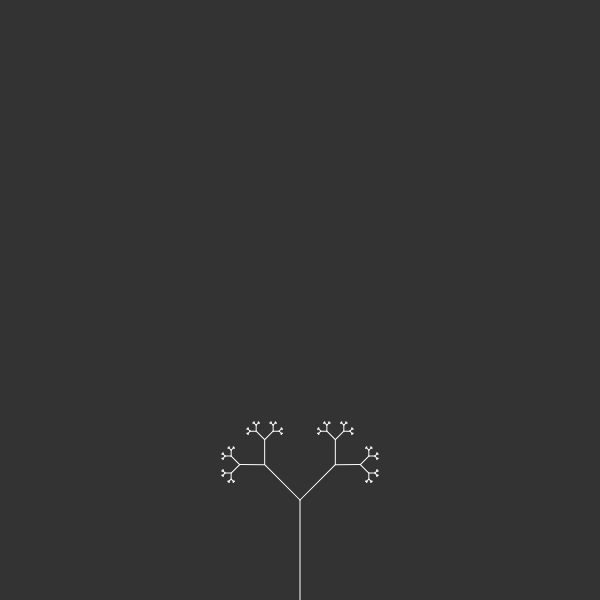
Frame 1 (no input)
Frame 60 (no input): identical to frame 1, image omitted
Frame 120 (the mouse pressed at the canvas centre since frame 60): identical to frame 1, image omitted

The p5.js sketch that drew this single still picture (run headless with seeded random() and noise() and a simulated clock; from frame 60 on, the mouse is pressed at the canvas centre):

// p5.js sketch
// ── sketch.js

var maxDepth = 12;
var initLength = 100;
var equalRatios;
var lengthRatioA;
var lengthRatioB;
var mirrorAngles;
var branchAngleA;
var branchAngleB;

var initLengthSlider;
var equalRatioChBx;
var ratioASlider;
var ratioBSlider;
var mirrorAnglesChBx;
var branchAngleASlider;
var branchAngleBSlider;

function setup() {
    createCanvas(600, 600);

        // (0, 1)
    lengthRatioA = 0.5;
    lengthRatioB = 0.77;
    equalRatios = true;

    branchAngleA = PI / 4;
    branchAngleB = PI / 5;
    mirrorAngles = false;

    createDiv();

    createP('Initial Length:');
    initLengthSlider = createSlider(10.0, height, 100.0, 0.1);

    equalRatioChBx = createCheckbox('Equal length ratios?', true);    
    createP('Length Ratio A:');
    ratioASlider = createSlider(0.0, 1.0, 0.5, 0.001);
    createP('Length Ratio B:');
    ratioBSlider = createSlider(0.0, 1.0, 0.5, 0.001);

    mirrorAnglesChBx = createCheckbox('Mirror branch angles?', true);
    createP('Branch Angle A:');
    branchAngleASlider = createSlider(0.0, 2.0 * PI, PI / 4, 0.001);
    createP('Branch Angle B:');
    branchAngleBSlider = createSlider(0.0, 2.0 * PI, PI / 4, 0.001);
    
}

function draw() {
    background(51);
    stroke(255);
    
    equalRatios = equalRatioChBx.checked();
    lengthRatioA = constrain(ratioASlider.value(), 0.001, 0.999);
    lengthRatioB = constrain(ratioBSlider.value(), 0.001, 0.999);
    initLength = constrain(initLengthSlider.value(), 10.0, height);

    mirrorAngles = mirrorAnglesChBx.checked();
    branchAngleA = branchAngleASlider.value();
    branchAngleB = branchAngleBSlider.value();
    
    translate(width/2, height);
    branch(initLength, 0);
    //line(width/2, height, width/2, height - len);
}

function branch(len, depth) {
    
    line(0, 0, 0, -len);
    if(len >= 1 && depth < maxDepth) {
        depth++;
        translate(0, -len);
        push();
        rotate(branchAngleA);
        branch(floor(len * lengthRatioA), depth);
        pop();

        push();
        rotate((mirrorAngles ? -1*(branchAngleA) : branchAngleB));
        branch(floor(len * (equalRatios ? lengthRatioA : lengthRatioB)), depth);
        pop();
    }
}
// ── fractal-tree.html
<!DOCTYPE html>
<html>
    <head>
        <meta charset="utf-8">
        <title>Fractal Tree</title>
  
        <script src="../../p5.min.js" type="text/javascript"></script>
        <script src="sketch.js" type="text/javascript"></script>
    </head>
    <body>

    </body>
</html>
